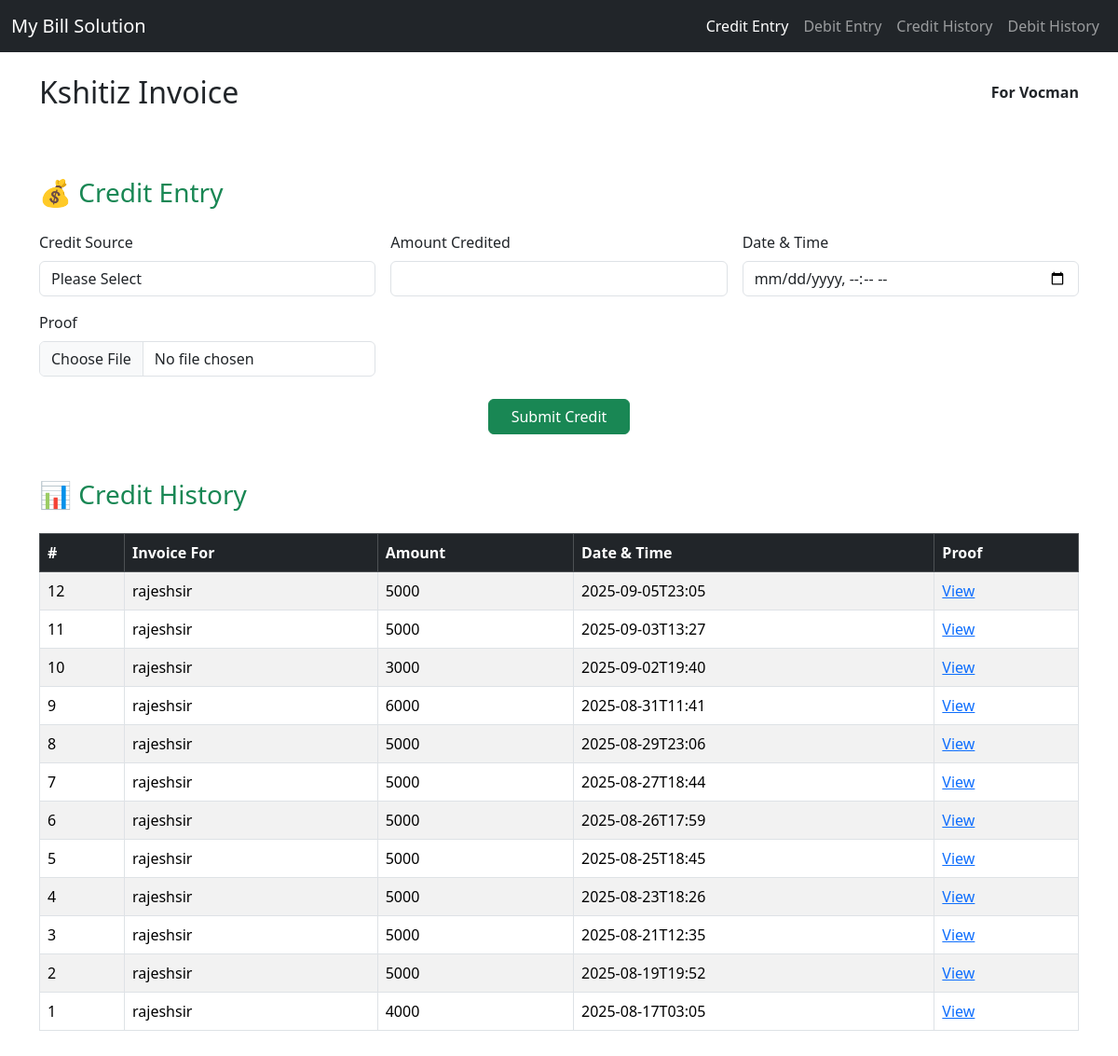
Page /credit.php on the committed database.
### tables this page shows
CREATE TABLE `credits` (
  `id` int(11) NOT NULL,
  `trip_id` int(11) NOT NULL,
  `source` varchar(100) DEFAULT NULL,
  `amount` double DEFAULT NULL,
  `date_time` varchar(100) DEFAULT NULL,
  `proof` varchar(200) DEFAULT NULL,
  `created_by` int(11) NOT NULL,
  `created_at` timestamp NOT NULL DEFAULT current_timestamp()
);

### credit.php (the view, shortened to what this page needs)
<?php  include'header.php'; ?>
  <section id="credit" class="container my-5">
    <h3 class="mb-4 text-success">💰 Credit Entry</h3>
    <div class="row g-3">
      <div class="col-md-4 col-sm-6">
          <form method="post" action="backend.php" enctype="multipart/form-data">
        <label for="credit_source" class="form-label">Credit Source</label>
        <select class="form-control" id="credit_source" name="credit_source">
          <option selected disabled>Please Select</option>
        </select>
      </div>
      <div class="col-md-4 col-sm-6">
        <label for="creditAmount" class="form-label">Amount Credited</label>
        <input type="number" class="form-control" id="creditAmount" name="credit_amount">
      </div>
      <div class="col-md-4 col-sm-6">
        <label for="creditDateTime" class="form-label">Date & Time</label>
        <input type="datetime-local" class="form-control" id="creditDateTime" name="credit_datetime">
      </div>
      <div class="col-md-4 col-sm-6">
        <label for="creditProof" class="form-label">Proof</label>
        <input type="file" class="form-control" id="creditProof" name="credit_proof">
      </div>
    </div>
    <div class="row mt-4">
      <div class="col text-center">
        <button type="submit" name="add_credit" class="btn btn-success px-4">Submit Credit</button>
      </div>
    </div>
  </section>
  <section id="creditHistory" class="container my-5">
    <h3 class="mb-4 text-success">📊 Credit History</h3>
    <div class="table-responsive">
      <table class="table table-bordered table-striped">
        <thead class="table-dark">
          <tr>
            <th>#</th>
            <th>Invoice For</th>
            <th>Amount</th>
            <th>Date & Time</th>
            <th>Proof</th>
          </tr>
        </thead>
        <tbody>
        <?php
include'connection.php';
$query1= "SELECT * FROM `credits` ORDER BY `id` desc";
$run1= mysqli_query($conn,$query1);
?>
<?php  while($data1= mysqli_fetch_assoc($run1)) { ?>
          <tr>
            <td><?php echo $data1['id']; ?></td>
            <td><?php echo $data1['source']; ?></td>
            <td><?php echo $data1['amount']; ?></td>
            <td><?php echo $data1['date_time']; ?></td>
            <td><a href="<?php echo $data1['proof']; ?>">View</a></td>
          </tr>
          <?php } ?>
        </tbody>
      </table>
    </div>
  </section>
<?php include'footer.php'; ?>

### rows in the picture
credits: id "12", source "rajeshsir", amount "5000", date_time "2025-09-05T23:05"
credits: id "11", source "rajeshsir", amount "5000", date_time "2025-09-03T13:27"
credits: id "10", source "rajeshsir", amount "3000", date_time "2025-09-02T19:40"
credits: id "9", source "rajeshsir", amount "6000", date_time "2025-08-31T11:41"
credits: id "8", source "rajeshsir", amount "5000", date_time "2025-08-29T23:06"
credits: id "7", source "rajeshsir", amount "5000", date_time "2025-08-27T18:44"
credits: id "6", source "rajeshsir", amount "5000", date_time "2025-08-26T17:59"
credits: id "5", source "rajeshsir", amount "5000", date_time "2025-08-25T18:45"
credits: id "4", source "rajeshsir", amount "5000", date_time "2025-08-23T18:26"
credits: id "3", source "rajeshsir", amount "5000", date_time "2025-08-21T12:35"
credits: id "2", source "rajeshsir", amount "5000", date_time "2025-08-19T19:52"
credits: id "1", source "rajeshsir", amount "4000", date_time "2025-08-17T03:05"
